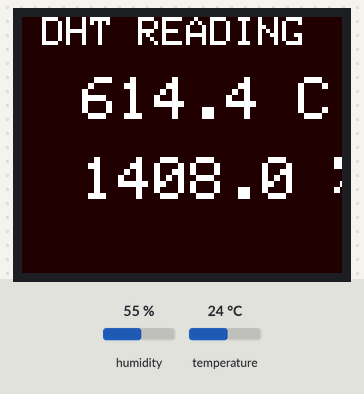
The program below on a simulated Arduino Mega 2560, built with avr-gcc and run on an emulated ATmega2560. Parts: 160×128 colour display. Wiring (inferred from the names in the program): DHT11 sensor: data pin 5. The test bench sets the inputs (shaded band); at power-on: humidity 55 %, temperature 24 °C.

Above: at 3.4 s.

The program:

main.cpp
```cpp
#include <Arduino.h>
#include <dht_nonblocking.h>
#include <TFT.h>
#include <SPI.h>

#define DHT_SENSOR_TYPE DHT_TYPE_22
#define CS 53
#define DC 9
#define RST 8

static const int DHT_SENSOR_PIN = 5;
DHT_nonblocking dht_sensor( DHT_SENSOR_PIN, DHT_SENSOR_TYPE );
TFT TFTscreen = TFT(CS,DC,RST);

float temperature;
float humidity;
char valBuffer[8];
char valBuffer2[8];
char buffer[24];

static bool measure_environment(float *temperature, float *humidity, DHT_nonblocking *sensor)
{
  static unsigned long measurement_timestamp = millis( );

  /* Measure once every four seconds. */
  if( millis( ) - measurement_timestamp > 3000ul )
  {
    if( sensor->measure( temperature, humidity ) == true )
    {
      measurement_timestamp = millis( );
      return( true );
    }
  }

  return( false );
}

void setup() {
  TFTscreen.begin();
}

void writeDataTFT() {
  TFTscreen.background(0x20,0x00,0x00);
  TFTscreen.stroke(0xFF,0xFF,0xFF);
  TFTscreen.setTextSize(2);
  TFTscreen.text("DHT READING",10,0);
  dtostrf(temperature,-1,1,valBuffer);
  dtostrf(humidity,-1,1,valBuffer2);
  sprintf(buffer,"%s C",valBuffer);
  TFTscreen.setTextSize(3);
  TFTscreen.text(buffer,30,30);
  sprintf(buffer,"%s %%",valBuffer2);
  TFTscreen.text(buffer,30,70);
}

void loop() {
  while( measure_environment( &temperature, &humidity, &dht_sensor ) == false ) {
  }
  writeDataTFT();
  delay(60000);
}
```
